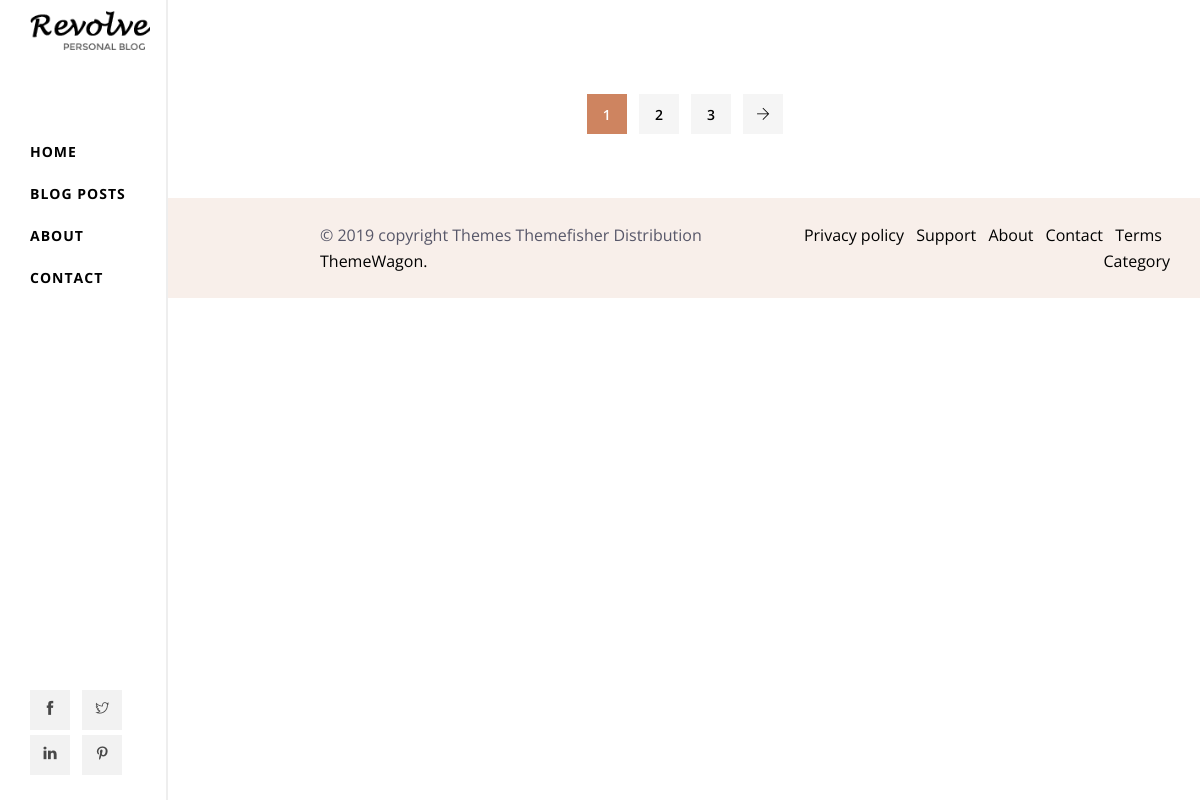
The app's page /blog/blogs/, older data.
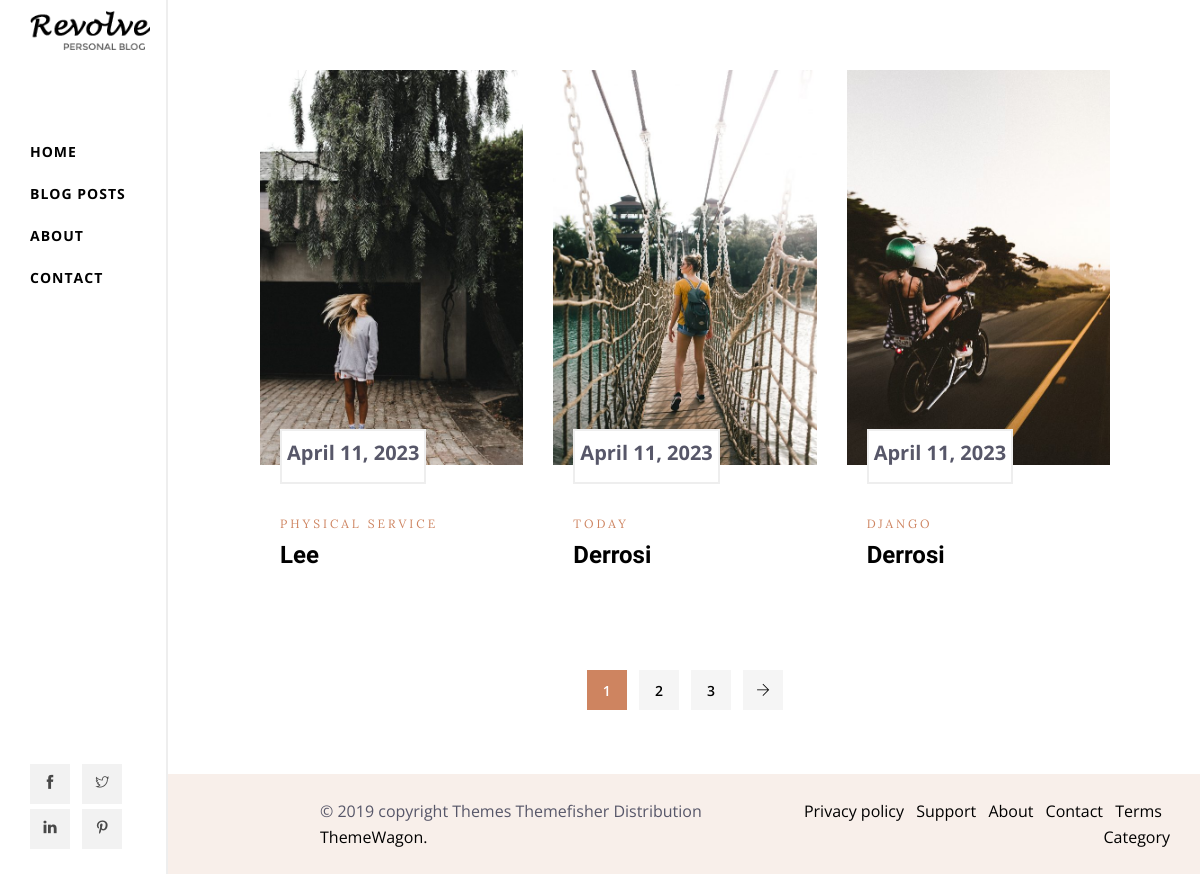
The same page, newer data.
### blog/models.py (models this page shows, shortened)
class Blog(models.Model):
    category = models.ForeignKey(BlogCategory, on_delete=models.SET_NULL, null=True)
    name = models.CharField(max_length=200)
    author = models.ForeignKey(BlogAuthor, on_delete=models.SET_NULL, null=True)
    description = models.TextField(max_length=2000, help_text="Enter Your Blog Text Here")
    post_date = models.DateField(default=date.today)
    banner_image = models.ImageField(upload_to='images/blog-images/')
    blog_short_description = models.CharField(max_length=255, default="Enter A short Description")
    class Meta:
        ordering = ['-post_date']

class BlogAuthor(models.Model):
    user = models.OneToOneField(User, on_delete=models.SET_NULL, null=True)
    bio = models.TextField(max_length=400, help_text="Enter Your Bio Details Here")
    author_avatar = models.ImageField(upload_to='images/author-avatar/')
    class Meta:
        ordering = ["user", "bio", "author_avatar"]
    def __str__(self):
        return self.user.username

### blog/views.py (the view)
# urls.py: path('blogs/', views.BlogListView.as_view(), name='blogs')
class BlogListView(generic.ListView):
    model = Blog
    template_name = 'blog/index.html'

### blog/templates/blog/index.html (shortened to what this page needs)
{% extends 'blog/base.html' %}
{% block body %}
    {% load static %}
    <body>
    <div class="section-padding pb-0">
        <div class="sidebar d-none d-lg-block">
            <div class="sidebar-sticky">
                <div class="logo-wrapper">
                    <a class="navbar-brand" href="#">
                        <img src="{% static 'blog/images/logo.png' %}" alt="" class="img-fluid">
                    </a>
                </div>
                <div class="main-menu">
                    <nav class="navbar navbar-expand-lg p-0">
                        <div class="navbar-collapse collapse" id="navbarsExample09" style="">
                            <ul class="list-unstyled ">
                                <li class="nav-item dropdown">
                                    <a class="nav-link" href="#">Home </a>
                                </li>
                                <li class="nav-item dropdown">
                                    <a class="nav-link" href="#" aria-expanded="false">Blog Posts</a>
                                </li>
                                <li class="nav-item">
                                    <a class="nav-link" href="about.html">About</a>
                                </li>
                                <li class="nav-item">
                                    <a class="nav-link" href="contact.html">Contact</a>
                                </li>
                            </ul>
                        </div>
                    </nav>
                </div>
                <div class="header-social-wrapper">
                    <ul class="list-inline mb-0">
                        <li class="list-inline-item"><a href="#"><i class="ti-facebook"></i></a></li>
                        <li class="list-inline-item"><a href="#"><i class="ti-twitter"></i></a></li>
                        <li class="list-inline-item"><a href="#"><i class="ti-linkedin"></i></a></li>
                        <li class="list-inline-item"><a href="#"><i class="ti-pinterest"></i></a></li>
                    </ul>
                </div>
            </div>
        </div>
        <div class="content">
            <div class="row">
                {% if blog_list %}
                    {% for blog in blog_list %}
                        <div class="col-lg-4 col-md-4 col-sm-6">
                            <article class="post-grid mb-5 ">
                                <a class="post-thumb mb-4 d-block" href="">
                                    <img src="{{ blog.banner_image.url }}" alt="" class="img-fluid w-100">
                                </a>
                                <div class="post-content-grid">
                                    <div class="label-date">
                                        <span class="day">{{ blog.post_date }}</span>
                                    </div>
                                    <span class="cat-name text-color font-extra font-sm text-uppercase letter-spacing">{{ blog.name }}</span>
                                    <h3 class="post-title mt-1"><a href="">{{ blog.author }}</a></h3>
                                </div>
                            </article>
                        </div>
                    {% endfor %}
                {% endif %}
            </div>
            <div class="pagination pt-4 mb-5 justify-content-center">
                <ul class="list-inline">
                    <li class="list-inline-item"><a href="#" class="active">1</a></li>
                    <li class="list-inline-item"><a href="#">2</a></li>
                    <li class="list-inline-item"><a href="#">3</a></li>
                    <li class="list-inline-item"><a href="#" class="prev-posts"><i class="ti-arrow-right"></i></a></li>
                </ul>
            </div>
        </div>
    </div>
    </body>
{% endblock body %}

### blog/templates/blog/base.html (shortened to what this page needs)
{% load static %}
<!DOCTYPE html>
<html lang="en">
<head>
    <link rel="stylesheet" href="{% static 'blog/plugins/bootstrap/css/bootstrap.min.css' %}">
    <link rel="stylesheet" href="{% static 'blog/plugins/themify/css/themify-icons.css' %}">
    <link rel="stylesheet" href="{% static 'blog/plugins/slick-carousel/slick-theme.css' %}">
    <link rel="stylesheet" href="{% static 'blog/plugins/slick-carousel/slick.css' %}">
    <link rel="stylesheet" href="{% static 'blog/plugins/owl-carousel/owl.carousel.min.css' %}">
    <link rel="stylesheet" href="{% static 'blog/plugins/owl-carousel/owl.theme.default.min.css' %}">
    <link rel="stylesheet" href="{% static 'blog/plugins/magnific-popup/magnific-popup.css' %}">
    <link rel="stylesheet" href="{% static 'blog/css/style.css' %}">
</head>
<body>
{% block body %}
{% endblock %}
<div class="footer-home bg-grey py-4">
    <div class="row">
        <div class="col-lg-6 text-center text-lg-left">
            © 2019 copyright Themes Themefisher Distribution <a href="https://themewagon.com">ThemeWagon.</a>
        </div>
        <div class="col-lg-6">
            <ul class="list-inline text-center mb-0 text-lg-right">
                <li class="list-inline-item"><a href="#">Privacy policy</a></li>
                <li class="list-inline-item"><a href="#">Support</a></li>
                <li class="list-inline-item"><a href="#">About</a></li>
                <li class="list-inline-item"><a href="#">Contact</a></li>
                <li class="list-inline-item"><a href="#">Terms</a></li>
                <li class="list-inline-item"><a href="#">Category</a></li>
            </ul>
        </div>
    </div>
</div>
</body>
</html>

### blog/static/blog/css/style.css (style rules this page uses)
body, p { font-family: "Open Sans", sans-serif; line-height: 26px; font-size: 16px; text-rendering: optimizeLegibility; color: #666; font-weight: 400; }
html { overflow-x: hidden; width: 100%; height: 100%; }
h1, .h1, h2, .h2, h3, .h3, h4, .h4, h5, .h5, h6, .h6 { color: #1c1c1c; font-weight: 600; font-family: "Unna", serif; }
h3, .h3 { font-size: 24px; font-weight: 700; }
.font-extra { font-family: "Lora", serif; }
body { background: #fff; color: #575769; }
html, body { height: 100%; }
a { transition: all 0.3s ease-in-out; color: #000; }
a:link, a:visited { text-decoration: none; }
.section-padding { padding: 70px 0; position: relative; }
.letter-spacing { letter-spacing: 3px; }
.font-sm { font-size: 12px !important; }
.text-color { color: #ce8460; }
.bg-grey { background: #f8efea; }
.sidebar { position: relative; overflow: hidden; width: 100%; height: 100%; }
.content { width: 85%; margin: 0 auto; padding-left: 170px; }
.sidebar-sticky { position: fixed; left: 0px; top: 0px; background-color: #fff; padding-left: 30px; z-index: 99999; height: 100%; width: 14%; border-right: 2px solid #eee; }
.main-menu a { color: #000; display: inline-block; line-height: 26px; text-transform: uppercase; font-size: 14px; font-weight: 700; padding-left: 0px; letter-spacing: 1px; }
.main-menu { padding: 70px 0 150px; }
.header-social-wrapper { position: absolute; bottom: 20px; display: inline-block; margin: 10px 0 0; z-index: 100; }
.header-social-wrapper ul li a { font-size: 14px; padding: 0px 10px; width: 40px; height: 40px; margin-bottom: 5px; text-align: center; background: rgba(0, 0, 0, 0.05); display: inline-block; padding-top: 6px; color: rgba(0, 0, 0, 0.7); }
.label-date .day { font-weight: 700; display: block; }
.label-date span.day { font-size: 20px; line-height: 1em; font-weight: 700; margin-bottom: 7px; }
.label-date span { display: block; }
.label-date { border: 2px solid #eee; background-color: #fff; padding: 12px 5px; text-align: center; z-index: 9; position: absolute; margin-top: -80px; }
.post-content-grid { padding: 20px; }
.pagination ul li a { width: 40px; height: 40px; background: #f5f5f5; display: inline-block; text-align: center; font-weight: 600; padding-top: 8px; font-size: 14px; }
.pagination ul li a.active { background: #ce8460; color: #fff; border-color: #ce8460; }
.post-title { text-transform: capitalize; }
.post-grid span { font-size: 15px; }
.footer-home { padding-left: 320px; position: relative; display: inline-block; width: 100%; vertical-align: middle; box-sizing: border-box; z-index: 100; padding-right: 30px; }

Row changes from the older to the newer data that the page shows:
added Blog: banner_image (picture), post_date "April 11, 2023", name "PHYSICAL SERVICE", author "Lee"
added Blog: banner_image (picture), post_date "April 11, 2023", name "TODAY", author "Derrosi"
added Blog: banner_image (picture), post_date "April 11, 2023", name "DJANGO", author "Derrosi"
